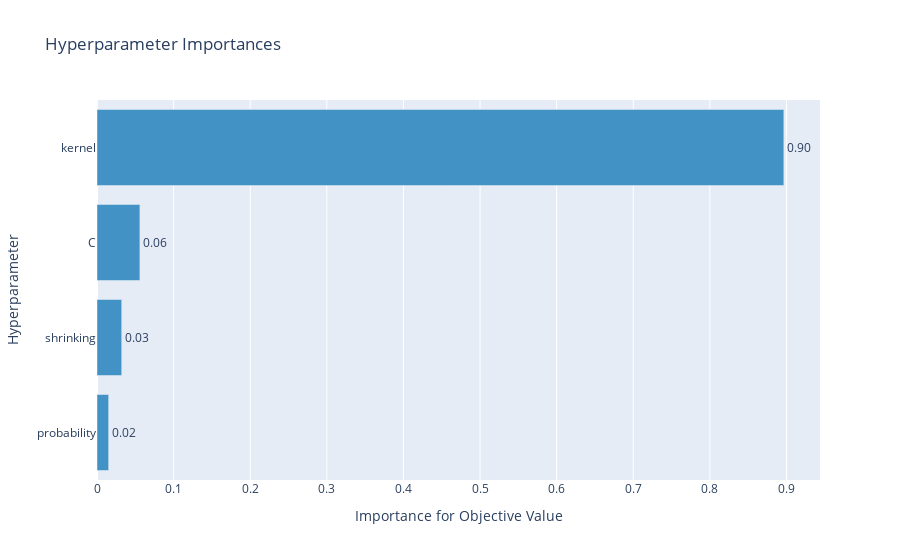

Here is the notebook cell this chart was saved with:
### Markdown cell above
Выведите также информацию о полезности гиперпараметров

### Code cell
fig = optuna.visualization.plot_param_importances(study, params=["C", "kernel", "shrinking", "probability"])
fig.show()

### Figure 1 — Plotly figure (JSON) as saved in the notebook; plotly's stock layout.template omitted (floating-point values rounded to 4 significant figures)
{"data": [{"cliponaxis": false, "hovertemplate": ["probability (CategoricalDistribution): 0.015189562879919872<extra></extra>", "shrinking (CategoricalDistribution): 0.03223005772391176<extra></extra>", "C (FloatDistribution): 0.05600250017828376<extra></extra>", "kernel (CategoricalDistribution): 0.8965778792178846<extra></extra>"], "marker": {"color": "rgb(66,146,198)"}, "orientation": "h", "text": ["0.02", "0.03", "0.06", "0.90"], "textposition": "outside", "type": "bar", "x": [0.01519, 0.03223, 0.056, 0.8966], "y": ["probability", "shrinking", "C", "kernel"]}], "layout": {"showlegend": false, "title": {"text": "Hyperparameter Importances"}, "xaxis": {"title": {"text": "Importance for Objective Value"}}, "yaxis": {"title": {"text": "Hyperparameter"}}}}
